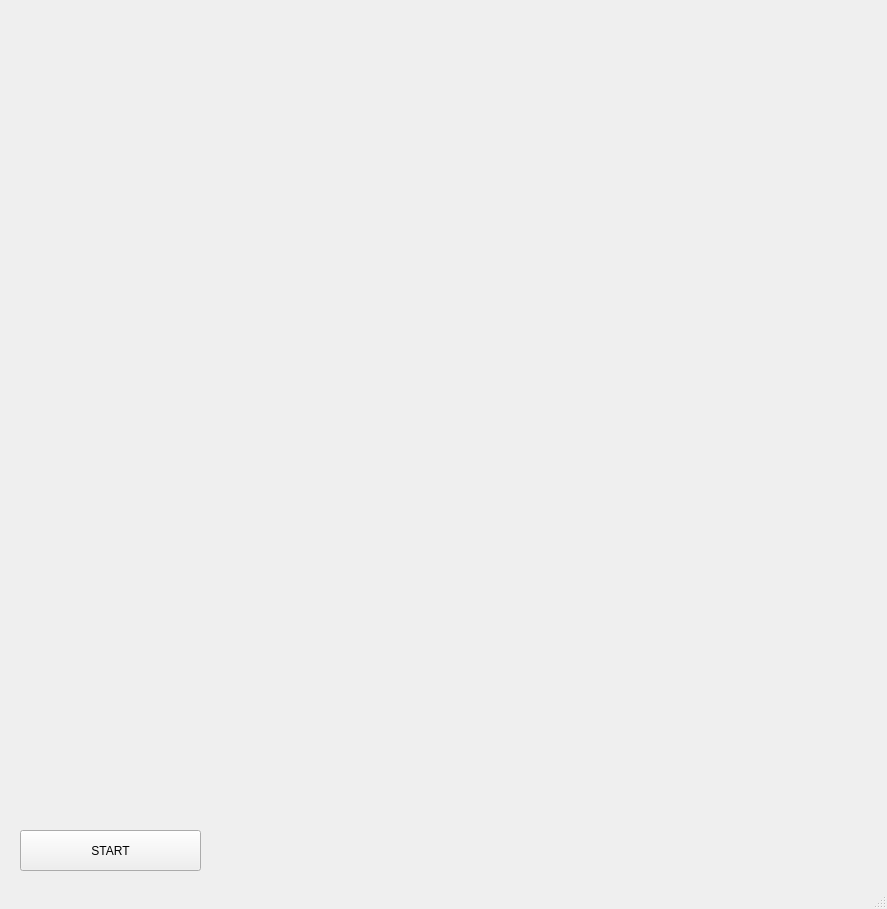
<?xml version="1.0" encoding="UTF-8"?>
<ui version="4.0">
 <class>MainWindow</class>
 <widget class="QMainWindow" name="MainWindow">
  <property name="geometry">
   <rect>
    <x>0</x>
    <y>0</y>
    <width>887</width>
    <height>909</height>
   </rect>
  </property>
  <property name="windowTitle">
   <string>MainWindow</string>
  </property>
  <property name="windowOpacity">
   <double>1.000000000000000</double>
  </property>
  <widget class="QWidget" name="centralWidget">
   <widget class="QPushButton" name="pushButton_00">
    <property name="geometry">
     <rect>
      <x>0</x>
      <y>0</y>
      <width>100</width>
      <height>100</height>
     </rect>
    </property>
    <property name="minimumSize">
     <size>
      <width>100</width>
      <height>100</height>
     </size>
    </property>
    <property name="text">
     <string/>
    </property>
    <property name="flat">
     <bool>true</bool>
    </property>
   </widget>
   <widget class="QPushButton" name="pushButton_01">
    <property name="geometry">
     <rect>
      <x>100</x>
      <y>0</y>
      <width>100</width>
      <height>100</height>
     </rect>
    </property>
    <property name="minimumSize">
     <size>
      <width>100</width>
      <height>100</height>
     </size>
    </property>
    <property name="text">
     <string/>
    </property>
    <property name="flat">
     <bool>true</bool>
    </property>
   </widget>
   <widget class="QPushButton" name="pushButton_02">
    <property name="geometry">
     <rect>
      <x>200</x>
      <y>0</y>
      <width>100</width>
      <height>100</height>
     </rect>
    </property>
    <property name="minimumSize">
     <size>
      <width>100</width>
      <height>100</height>
     </size>
    </property>
    <property name="text">
     <string/>
    </property>
    <property name="flat">
     <bool>true</bool>
    </property>
   </widget>
   <widget class="QPushButton" name="pushButton_03">
    <property name="geometry">
     <rect>
      <x>300</x>
      <y>0</y>
      <width>100</width>
      <height>100</height>
     </rect>
    </property>
    <property name="minimumSize">
     <size>
      <width>100</width>
      <height>100</height>
     </size>
    </property>
    <property name="text">
     <string/>
    </property>
    <property name="flat">
     <bool>true</bool>
    </property>
   </widget>
   <widget class="QPushButton" name="pushButton_04">
    <property name="geometry">
     <rect>
      <x>400</x>
      <y>0</y>
      <width>100</width>
      <height>100</height>
     </rect>
    </property>
    <property name="minimumSize">
     <size>
      <width>100</width>
      <height>100</height>
     </size>
    </property>
    <property name="text">
     <string/>
    </property>
    <property name="flat">
     <bool>true</bool>
    </property>
   </widget>
   <widget class="QPushButton" name="pushButton_05">
    <property name="geometry">
     <rect>
      <x>500</x>
      <y>0</y>
      <width>100</width>
      <height>100</height>
     </rect>
    </property>
    <property name="minimumSize">
     <size>
      <width>100</width>
      <height>100</height>
     </size>
    </property>
    <property name="text">
     <string/>
    </property>
    <property name="flat">
     <bool>true</bool>
    </property>
   </widget>
   <widget class="QPushButton" name="pushButton_06">
    <property name="geometry">
     <rect>
      <x>600</x>
      <y>0</y>
      <width>100</width>
      <height>100</height>
     </rect>
    </property>
    <property name="minimumSize">
     <size>
      <width>100</width>
      <height>100</height>
     </size>
    </property>
    <property name="text">
     <string/>
    </property>
    <property name="flat">
     <bool>true</bool>
    </property>
   </widget>
   <widget class="QPushButton" name="pushButton_07">
    <property name="geometry">
     <rect>
      <x>700</x>
      <y>0</y>
      <width>100</width>
      <height>100</height>
     </rect>
    </property>
    <property name="minimumSize">
     <size>
      <width>100</width>
      <height>100</height>
     </size>
    </property>
    <property name="text">
     <string/>
    </property>
    <property name="flat">
     <bool>true</bool>
    </property>
   </widget>
   <widget class="QPushButton" name="pushButton_16">
    <property name="geometry">
     <rect>
      <x>600</x>
      <y>100</y>
      <width>100</width>
      <height>100</height>
     </rect>
    </property>
    <property name="minimumSize">
     <size>
      <width>100</width>
      <height>100</height>
     </size>
    </property>
    <property name="text">
     <string/>
    </property>
    <property name="flat">
     <bool>true</bool>
    </property>
   </widget>
   <widget class="QPushButton" name="pushButton_14">
    <property name="geometry">
     <rect>
      <x>400</x>
      <y>100</y>
      <width>100</width>
      <height>100</height>
     </rect>
    </property>
    <property name="minimumSize">
     <size>
      <width>100</width>
      <height>100</height>
     </size>
    </property>
    <property name="text">
     <string/>
    </property>
    <property name="flat">
     <bool>true</bool>
    </property>
   </widget>
   <widget class="QPushButton" name="pushButton_10">
    <property name="geometry">
     <rect>
      <x>0</x>
      <y>100</y>
      <width>100</width>
      <height>100</height>
     </rect>
    </property>
    <property name="minimumSize">
     <size>
      <width>100</width>
      <height>100</height>
     </size>
    </property>
    <property name="text">
     <string/>
    </property>
    <property name="flat">
     <bool>true</bool>
    </property>
   </widget>
   <widget class="QPushButton" name="pushButton_11">
    <property name="geometry">
     <rect>
      <x>100</x>
      <y>100</y>
      <width>100</width>
      <height>100</height>
     </rect>
    </property>
    <property name="minimumSize">
     <size>
      <width>100</width>
      <height>100</height>
     </size>
    </property>
    <property name="text">
     <string/>
    </property>
    <property name="flat">
     <bool>true</bool>
    </property>
   </widget>
   <widget class="QPushButton" name="pushButton_12">
    <property name="geometry">
     <rect>
      <x>200</x>
      <y>100</y>
      <width>100</width>
      <height>100</height>
     </rect>
    </property>
    <property name="minimumSize">
     <size>
      <width>100</width>
      <height>100</height>
     </size>
    </property>
    <property name="text">
     <string/>
    </property>
    <property name="flat">
     <bool>true</bool>
    </property>
   </widget>
   <widget class="QPushButton" name="pushButton_17">
    <property name="geometry">
     <rect>
      <x>700</x>
      <y>100</y>
      <width>100</width>
      <height>100</height>
     </rect>
    </property>
    <property name="minimumSize">
     <size>
      <width>100</width>
      <height>100</height>
     </size>
    </property>
    <property name="text">
     <string/>
    </property>
    <property name="flat">
     <bool>true</bool>
    </property>
   </widget>
   <widget class="QPushButton" name="pushButton_15">
    <property name="geometry">
     <rect>
      <x>500</x>
      <y>100</y>
      <width>100</width>
      <height>100</height>
     </rect>
    </property>
    <property name="minimumSize">
     <size>
      <width>100</width>
      <height>100</height>
     </size>
    </property>
    <property name="text">
     <string/>
    </property>
    <property name="flat">
     <bool>true</bool>
    </property>
   </widget>
   <widget class="QPushButton" name="pushButton_13">
    <property name="geometry">
     <rect>
      <x>300</x>
      <y>100</y>
      <width>100</width>
      <height>100</height>
     </rect>
    </property>
    <property name="minimumSize">
     <size>
      <width>100</width>
      <height>100</height>
     </size>
    </property>
    <property name="text">
     <string/>
    </property>
    <property name="flat">
     <bool>true</bool>
    </property>
   </widget>
   <widget class="QPushButton" name="pushButton_26">
    <property name="geometry">
     <rect>
      <x>600</x>
      <y>200</y>
      <width>100</width>
      <height>100</height>
     </rect>
    </property>
    <property name="minimumSize">
     <size>
      <width>100</width>
      <height>100</height>
     </size>
    </property>
    <property name="text">
     <string/>
    </property>
    <property name="flat">
     <bool>true</bool>
    </property>
   </widget>
   <widget class="QPushButton" name="pushButton_24">
    <property name="geometry">
     <rect>
      <x>400</x>
      <y>200</y>
      <width>100</width>
      <height>100</height>
     </rect>
    </property>
    <property name="minimumSize">
     <size>
      <width>100</width>
      <height>100</height>
     </size>
    </property>
    <property name="text">
     <string/>
    </property>
    <property name="flat">
     <bool>true</bool>
    </property>
   </widget>
   <widget class="QPushButton" name="pushButton_32">
    <property name="geometry">
     <rect>
      <x>200</x>
      <y>300</y>
      <width>100</width>
      <height>100</height>
     </rect>
    </property>
    <property name="minimumSize">
     <size>
      <width>100</width>
      <height>100</height>
     </size>
    </property>
    <property name="text">
     <string/>
    </property>
    <property name="flat">
     <bool>true</bool>
    </property>
   </widget>
   <widget class="QPushButton" name="pushButton_20">
    <property name="geometry">
     <rect>
      <x>0</x>
      <y>200</y>
      <width>100</width>
      <height>100</height>
     </rect>
    </property>
    <property name="minimumSize">
     <size>
      <width>100</width>
      <height>100</height>
     </size>
    </property>
    <property name="text">
     <string/>
    </property>
    <property name="flat">
     <bool>true</bool>
    </property>
   </widget>
   <widget class="QPushButton" name="pushButton_21">
    <property name="geometry">
     <rect>
      <x>100</x>
      <y>200</y>
      <width>100</width>
      <height>100</height>
     </rect>
    </property>
    <property name="minimumSize">
     <size>
      <width>100</width>
      <height>100</height>
     </size>
    </property>
    <property name="text">
     <string/>
    </property>
    <property name="flat">
     <bool>true</bool>
    </property>
   </widget>
   <widget class="QPushButton" name="pushButton_22">
    <property name="geometry">
     <rect>
      <x>200</x>
      <y>200</y>
      <width>100</width>
      <height>100</height>
     </rect>
    </property>
    <property name="minimumSize">
     <size>
      <width>100</width>
      <height>100</height>
     </size>
    </property>
    <property name="text">
     <string/>
    </property>
    <property name="flat">
     <bool>true</bool>
    </property>
   </widget>
   <widget class="QPushButton" name="pushButton_34">
    <property name="geometry">
     <rect>
      <x>400</x>
      <y>300</y>
      <width>100</width>
      <height>100</height>
     </rect>
    </property>
    <property name="minimumSize">
     <size>
      <width>100</width>
      <height>100</height>
     </size>
    </property>
    <property name="text">
     <string/>
    </property>
    <property name="flat">
     <bool>true</bool>
    </property>
   </widget>
   <widget class="QPushButton" name="pushButton_27">
    <property name="geometry">
     <rect>
      <x>700</x>
      <y>200</y>
      <width>100</width>
      <height>100</height>
     </rect>
    </property>
    <property name="minimumSize">
     <size>
      <width>100</width>
      <height>100</height>
     </size>
    </property>
    <property name="text">
     <string/>
    </property>
    <property name="flat">
     <bool>true</bool>
    </property>
   </widget>
   <widget class="QPushButton" name="pushButton_31">
    <property name="geometry">
     <rect>
      <x>100</x>
      <y>300</y>
      <width>100</width>
      <height>100</height>
     </rect>
    </property>
    <property name="minimumSize">
     <size>
      <width>100</width>
      <height>100</height>
     </size>
    </property>
    <property name="text">
     <string/>
    </property>
    <property name="flat">
     <bool>true</bool>
    </property>
   </widget>
   <widget class="QPushButton" name="pushButton_36">
    <property name="geometry">
     <rect>
      <x>600</x>
      <y>300</y>
      <width>100</width>
      <height>100</height>
     </rect>
    </property>
    <property name="minimumSize">
     <size>
      <width>100</width>
      <height>100</height>
     </size>
    </property>
    <property name="text">
     <string/>
    </property>
    <property name="flat">
     <bool>true</bool>
    </property>
   </widget>
   <widget class="QPushButton" name="pushButton_25">
    <property name="geometry">
     <rect>
      <x>500</x>
      <y>200</y>
      <width>100</width>
      <height>100</height>
     </rect>
    </property>
    <property name="minimumSize">
     <size>
      <width>100</width>
      <height>100</height>
     </size>
    </property>
    <property name="text">
     <string/>
    </property>
    <property name="flat">
     <bool>true</bool>
    </property>
   </widget>
   <widget class="QPushButton" name="pushButton_35">
    <property name="geometry">
     <rect>
      <x>500</x>
      <y>300</y>
      <width>100</width>
      <height>100</height>
     </rect>
    </property>
    <property name="minimumSize">
     <size>
      <width>100</width>
      <height>100</height>
     </size>
    </property>
    <property name="text">
     <string/>
    </property>
    <property name="flat">
     <bool>true</bool>
    </property>
   </widget>
   <widget class="QPushButton" name="pushButton_23">
    <property name="geometry">
     <rect>
      <x>300</x>
      <y>200</y>
      <width>100</width>
      <height>100</height>
     </rect>
    </property>
    <property name="minimumSize">
     <size>
      <width>100</width>
      <height>100</height>
     </size>
    </property>
    <property name="text">
     <string/>
    </property>
    <property name="flat">
     <bool>true</bool>
    </property>
   </widget>
   <widget class="QPushButton" name="pushButton_37">
    <property name="geometry">
     <rect>
      <x>700</x>
      <y>300</y>
      <width>100</width>
      <height>100</height>
     </rect>
    </property>
    <property name="minimumSize">
     <size>
      <width>100</width>
      <height>100</height>
     </size>
    </property>
    <property name="text">
     <string/>
    </property>
    <property name="flat">
     <bool>true</bool>
    </property>
   </widget>
   <widget class="QPushButton" name="pushButton_33">
    <property name="geometry">
     <rect>
      <x>300</x>
      <y>300</y>
      <width>100</width>
      <height>100</height>
     </rect>
    </property>
    <property name="minimumSize">
     <size>
      <width>100</width>
      <height>100</height>
     </size>
    </property>
    <property name="text">
     <string/>
    </property>
    <property name="flat">
     <bool>true</bool>
    </property>
   </widget>
   <widget class="QPushButton" name="pushButton_30">
    <property name="geometry">
     <rect>
      <x>0</x>
      <y>300</y>
      <width>100</width>
      <height>100</height>
     </rect>
    </property>
    <property name="minimumSize">
     <size>
      <width>100</width>
      <height>100</height>
     </size>
    </property>
    <property name="text">
     <string/>
    </property>
    <property name="flat">
     <bool>true</bool>
    </property>
   </widget>
   <widget class="QPushButton" name="pushButton_75">
    <property name="geometry">
     <rect>
      <x>500</x>
      <y>700</y>
      <width>100</width>
      <height>100</height>
     </rect>
    </property>
    <property name="minimumSize">
     <size>
      <width>100</width>
      <height>100</height>
     </size>
    </property>
    <property name="text">
     <string/>
    </property>
    <property name="flat">
     <bool>true</bool>
    </property>
   </widget>
   <widget class="QPushButton" name="pushButton_52">
    <property name="geometry">
     <rect>
      <x>200</x>
      <y>500</y>
      <width>100</width>
      <height>100</height>
     </rect>
    </property>
    <property name="minimumSize">
     <size>
      <width>100</width>
      <height>100</height>
     </size>
    </property>
    <property name="text">
     <string/>
    </property>
    <property name="flat">
     <bool>true</bool>
    </property>
   </widget>
   <widget class="QPushButton" name="pushButton_72">
    <property name="geometry">
     <rect>
      <x>200</x>
      <y>700</y>
      <width>100</width>
      <height>100</height>
     </rect>
    </property>
    <property name="minimumSize">
     <size>
      <width>100</width>
      <height>100</height>
     </size>
    </property>
    <property name="text">
     <string/>
    </property>
    <property name="flat">
     <bool>true</bool>
    </property>
   </widget>
   <widget class="QPushButton" name="pushButton_45">
    <property name="geometry">
     <rect>
      <x>500</x>
      <y>400</y>
      <width>100</width>
      <height>100</height>
     </rect>
    </property>
    <property name="minimumSize">
     <size>
      <width>100</width>
      <height>100</height>
     </size>
    </property>
    <property name="text">
     <string/>
    </property>
    <property name="flat">
     <bool>true</bool>
    </property>
   </widget>
   <widget class="QPushButton" name="pushButton_62">
    <property name="geometry">
     <rect>
      <x>200</x>
      <y>600</y>
      <width>100</width>
      <height>100</height>
     </rect>
    </property>
    <property name="minimumSize">
     <size>
      <width>100</width>
      <height>100</height>
     </size>
    </property>
    <property name="text">
     <string/>
    </property>
    <property name="flat">
     <bool>true</bool>
    </property>
   </widget>
   <widget class="QPushButton" name="pushButton_51">
    <property name="geometry">
     <rect>
      <x>100</x>
      <y>500</y>
      <width>100</width>
      <height>100</height>
     </rect>
    </property>
    <property name="minimumSize">
     <size>
      <width>100</width>
      <height>100</height>
     </size>
    </property>
    <property name="text">
     <string/>
    </property>
    <property name="flat">
     <bool>true</bool>
    </property>
   </widget>
   <widget class="QPushButton" name="pushButton_53">
    <property name="geometry">
     <rect>
      <x>300</x>
      <y>500</y>
      <width>100</width>
      <height>100</height>
     </rect>
    </property>
    <property name="minimumSize">
     <size>
      <width>100</width>
      <height>100</height>
     </size>
    </property>
    <property name="text">
     <string/>
    </property>
    <property name="flat">
     <bool>true</bool>
    </property>
   </widget>
   <widget class="QPushButton" name="pushButton_41">
    <property name="geometry">
     <rect>
      <x>100</x>
      <y>400</y>
      <width>100</width>
      <height>100</height>
     </rect>
    </property>
    <property name="minimumSize">
     <size>
      <width>100</width>
      <height>100</height>
     </size>
    </property>
    <property name="text">
     <string/>
    </property>
    <property name="flat">
     <bool>true</bool>
    </property>
   </widget>
   <widget class="QPushButton" name="pushButton_77">
    <property name="geometry">
     <rect>
      <x>700</x>
      <y>700</y>
      <width>100</width>
      <height>100</height>
     </rect>
    </property>
    <property name="minimumSize">
     <size>
      <width>100</width>
      <height>100</height>
     </size>
    </property>
    <property name="text">
     <string/>
    </property>
    <property name="flat">
     <bool>true</bool>
    </property>
   </widget>
   <widget class="QPushButton" name="pushButton_44">
    <property name="geometry">
     <rect>
      <x>400</x>
      <y>400</y>
      <width>100</width>
      <height>100</height>
     </rect>
    </property>
    <property name="minimumSize">
     <size>
      <width>100</width>
      <height>100</height>
     </size>
    </property>
    <property name="text">
     <string/>
    </property>
    <property name="flat">
     <bool>true</bool>
    </property>
   </widget>
   <widget class="QPushButton" name="pushButton_64">
    <property name="geometry">
     <rect>
      <x>400</x>
      <y>600</y>
      <width>100</width>
      <height>100</height>
     </rect>
    </property>
    <property name="minimumSize">
     <size>
      <width>100</width>
      <height>100</height>
     </size>
    </property>
    <property name="text">
     <string/>
    </property>
    <property name="flat">
     <bool>true</bool>
    </property>
   </widget>
   <widget class="QPushButton" name="pushButton_43">
    <property name="geometry">
     <rect>
      <x>300</x>
      <y>400</y>
      <width>100</width>
      <height>100</height>
     </rect>
    </property>
    <property name="minimumSize">
     <size>
      <width>100</width>
      <height>100</height>
     </size>
    </property>
    <property name="text">
     <string/>
    </property>
    <property name="flat">
     <bool>true</bool>
    </property>
   </widget>
   <widget class="QPushButton" name="pushButton_71">
    <property name="geometry">
     <rect>
      <x>100</x>
      <y>700</y>
      <width>100</width>
      <height>100</height>
     </rect>
    </property>
    <property name="minimumSize">
     <size>
      <width>100</width>
      <height>100</height>
     </size>
    </property>
    <property name="text">
     <string/>
    </property>
    <property name="flat">
     <bool>true</bool>
    </property>
   </widget>
   <widget class="QPushButton" name="pushButton_67">
    <property name="geometry">
     <rect>
      <x>700</x>
      <y>600</y>
      <width>100</width>
      <height>100</height>
     </rect>
    </property>
    <property name="minimumSize">
     <size>
      <width>100</width>
      <height>100</height>
     </size>
    </property>
    <property name="text">
     <string/>
    </property>
    <property name="flat">
     <bool>true</bool>
    </property>
   </widget>
   <widget class="QPushButton" name="pushButton_61">
    <property name="geometry">
     <rect>
      <x>100</x>
      <y>600</y>
      <width>100</width>
      <height>100</height>
     </rect>
    </property>
    <property name="minimumSize">
     <size>
      <width>100</width>
      <height>100</height>
     </size>
    </property>
    <property name="text">
     <string/>
    </property>
    <property name="flat">
     <bool>true</bool>
    </property>
   </widget>
   <widget class="QPushButton" name="pushButton_46">
    <property name="geometry">
     <rect>
      <x>600</x>
      <y>400</y>
      <width>100</width>
      <height>100</height>
     </rect>
    </property>
    <property name="minimumSize">
     <size>
      <width>100</width>
      <height>100</height>
     </size>
    </property>
    <property name="text">
     <string/>
    </property>
    <property name="flat">
     <bool>true</bool>
    </property>
   </widget>
   <widget class="QPushButton" name="pushButton_42">
    <property name="geometry">
     <rect>
      <x>200</x>
      <y>400</y>
      <width>100</width>
      <height>100</height>
     </rect>
    </property>
    <property name="minimumSize">
     <size>
      <width>100</width>
      <height>100</height>
     </size>
    </property>
    <property name="text">
     <string/>
    </property>
    <property name="flat">
     <bool>true</bool>
    </property>
   </widget>
   <widget class="QPushButton" name="pushButton_63">
    <property name="geometry">
     <rect>
      <x>300</x>
      <y>600</y>
      <width>100</width>
      <height>100</height>
     </rect>
    </property>
    <property name="minimumSize">
     <size>
      <width>100</width>
      <height>100</height>
     </size>
    </property>
    <property name="text">
     <string/>
    </property>
    <property name="flat">
     <bool>true</bool>
    </property>
   </widget>
   <widget class="QPushButton" name="pushButton_50">
    <property name="geometry">
     <rect>
      <x>0</x>
      <y>500</y>
      <width>100</width>
      <height>100</height>
     </rect>
    </property>
    <property name="minimumSize">
     <size>
      <width>100</width>
      <height>100</height>
     </size>
    </property>
    <property name="text">
     <string/>
    </property>
    <property name="flat">
     <bool>true</bool>
    </property>
   </widget>
   <widget class="QPushButton" name="pushButton_66">
    <property name="geometry">
     <rect>
      <x>600</x>
      <y>600</y>
      <width>100</width>
      <height>100</height>
     </rect>
    </property>
    <property name="minimumSize">
     <size>
      <width>100</width>
      <height>100</height>
     </size>
    </property>
    <property name="text">
     <string/>
    </property>
    <property name="flat">
     <bool>true</bool>
    </property>
   </widget>
   <widget class="QPushButton" name="pushButton_60">
    <property name="geometry">
     <rect>
      <x>0</x>
      <y>600</y>
      <width>100</width>
      <height>100</height>
     </rect>
    </property>
    <property name="minimumSize">
     <size>
      <width>100</width>
      <height>100</height>
     </size>
    </property>
    <property name="text">
     <string/>
    </property>
    <property name="flat">
     <bool>true</bool>
    </property>
   </widget>
   <widget class="QPushButton" name="pushButton_54">
    <property name="geometry">
     <rect>
      <x>400</x>
      <y>500</y>
      <width>100</width>
      <height>100</height>
     </rect>
    </property>
    <property name="minimumSize">
     <size>
      <width>100</width>
      <height>100</height>
     </size>
    </property>
    <property name="text">
     <string/>
    </property>
    <property name="flat">
     <bool>true</bool>
    </property>
   </widget>
   <widget class="QPushButton" name="pushButton_40">
    <property name="geometry">
     <rect>
      <x>0</x>
      <y>400</y>
      <width>100</width>
      <height>100</height>
     </rect>
    </property>
    <property name="minimumSize">
     <size>
      <width>100</width>
      <height>100</height>
     </size>
    </property>
    <property name="text">
     <string/>
    </property>
    <property name="flat">
     <bool>true</bool>
    </property>
   </widget>
   <widget class="QPushButton" name="pushButton_56">
    <property name="geometry">
     <rect>
      <x>600</x>
      <y>500</y>
      <width>100</width>
      <height>100</height>
     </rect>
    </property>
    <property name="minimumSize">
     <size>
      <width>100</width>
      <height>100</height>
     </size>
    </property>
    <property name="text">
     <string/>
    </property>
    <property name="flat">
     <bool>true</bool>
    </property>
   </widget>
   <widget class="QPushButton" name="pushButton_57">
    <property name="geometry">
     <rect>
      <x>700</x>
      <y>500</y>
      <width>100</width>
      <height>100</height>
     </rect>
    </property>
    <property name="minimumSize">
     <size>
      <width>100</width>
      <height>100</height>
     </size>
    </property>
    <property name="text">
     <string/>
    </property>
    <property name="flat">
     <bool>true</bool>
    </property>
   </widget>
   <widget class="QPushButton" name="pushButton_74">
    <property name="geometry">
     <rect>
      <x>400</x>
      <y>700</y>
      <width>100</width>
      <height>100</height>
     </rect>
    </property>
    <property name="minimumSize">
     <size>
      <width>100</width>
      <height>100</height>
     </size>
    </property>
    <property name="text">
     <string/>
    </property>
    <property name="flat">
     <bool>true</bool>
    </property>
   </widget>
   <widget class="QPushButton" name="pushButton_65">
    <property name="geometry">
     <rect>
      <x>500</x>
      <y>600</y>
      <width>100</width>
      <height>100</height>
     </rect>
    </property>
    <property name="minimumSize">
     <size>
      <width>100</width>
      <height>100</height>
     </size>
    </property>
    <property name="text">
     <string/>
    </property>
    <property name="flat">
     <bool>true</bool>
    </property>
   </widget>
   <widget class="QPushButton" name="pushButton_70">
    <property name="geometry">
     <rect>
      <x>0</x>
      <y>700</y>
      <width>100</width>
      <height>100</height>
     </rect>
    </property>
    <property name="minimumSize">
     <size>
      <width>100</width>
      <height>100</height>
     </size>
    </property>
    <property name="text">
     <string/>
    </property>
    <property name="flat">
     <bool>true</bool>
    </property>
   </widget>
   <widget class="QPushButton" name="pushButton_76">
    <property name="geometry">
     <rect>
      <x>600</x>
      <y>700</y>
      <width>100</width>
      <height>100</height>
     </rect>
    </property>
    <property name="minimumSize">
     <size>
      <width>100</width>
      <height>100</height>
     </size>
    </property>
    <property name="text">
     <string/>
    </property>
    <property name="flat">
     <bool>true</bool>
    </property>
   </widget>
   <widget class="QPushButton" name="pushButton_55">
    <property name="geometry">
     <rect>
      <x>500</x>
      <y>500</y>
      <width>100</width>
      <height>100</height>
     </rect>
    </property>
    <property name="minimumSize">
     <size>
      <width>100</width>
      <height>100</height>
     </size>
    </property>
    <property name="text">
     <string/>
    </property>
    <property name="flat">
     <bool>true</bool>
    </property>
   </widget>
   <widget class="QPushButton" name="pushButton_47">
    <property name="geometry">
     <rect>
      <x>700</x>
      <y>400</y>
      <width>100</width>
      <height>100</height>
     </rect>
    </property>
    <property name="minimumSize">
     <size>
      <width>100</width>
      <height>100</height>
     </size>
    </property>
    <property name="text">
     <string/>
    </property>
    <property name="flat">
     <bool>true</bool>
    </property>
   </widget>
   <widget class="QPushButton" name="pushButton_73">
    <property name="geometry">
     <rect>
      <x>300</x>
      <y>700</y>
      <width>100</width>
      <height>100</height>
     </rect>
    </property>
    <property name="minimumSize">
     <size>
      <width>100</width>
      <height>100</height>
     </size>
    </property>
    <property name="text">
     <string/>
    </property>
    <property name="flat">
     <bool>true</bool>
    </property>
   </widget>
   <widget class="QPushButton" name="pushButton">
    <property name="geometry">
     <rect>
      <x>20</x>
      <y>830</y>
      <width>181</width>
      <height>41</height>
     </rect>
    </property>
    <property name="text">
     <string>START</string>
    </property>
   </widget>
  </widget>
  <widget class="QMenuBar" name="menuBar">
   <property name="geometry">
    <rect>
     <x>0</x>
     <y>0</y>
     <width>887</width>
     <height>26</height>
    </rect>
   </property>
  </widget>
  <widget class="QStatusBar" name="statusBar"/>
 </widget>
 <layoutdefault spacing="6" margin="11"/>
 <resources/>
 <connections/>
</ui>
